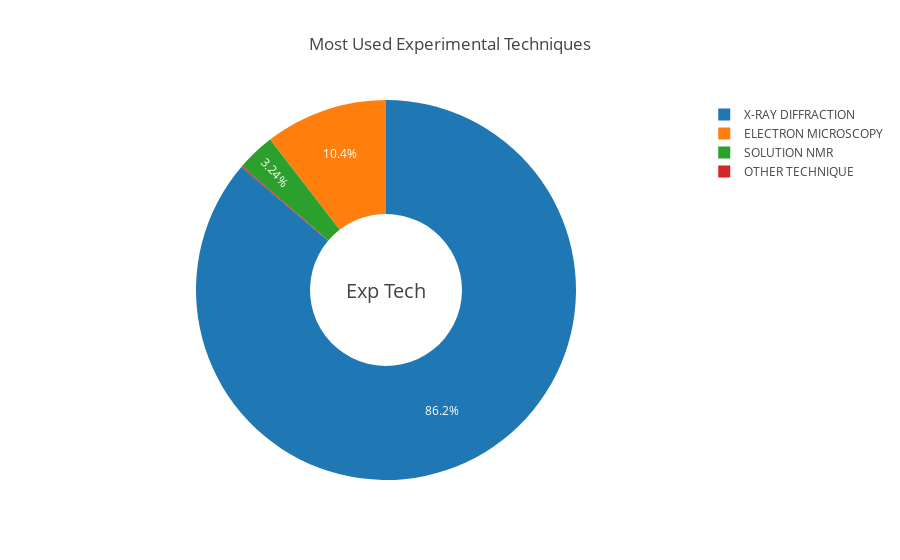

Source (notebook cell):
### Code cell
labels = popular_exp_tech_df['Experimental Technique']
values = popular_exp_tech_df['values']
a = 'Exp Tech'
fig = {
      "data": [
        {
          "values":values,
          "labels":labels,
          "text":a,
          "textposition":"inside",
          #"domain": {"x": [0, .33]},
          "textfont": {'size':12,'color':'white'},  
          "name": a,
          "hoverinfo":"label+percent+name",
          "hole": .4,
          "type": "pie"
        }],
    "layout": {
            "title":"Most Used Experimental Techniques",
            "annotations": [
                {
                    "font": {
                        "size": 20
                    },
                    "showarrow": False,
                    "text": a,
                    "x": 0.50,
                    "y": 0.5
                }]
            }
        }
py.iplot(fig)

### Figure 1 — Plotly figure (JSON) as saved in the notebook; plotly's stock layout.template omitted (floating-point values rounded to 4 significant figures)
{"data": [{"hole": 0.4, "hoverinfo": "label+percent+name", "labels": ["X-RAY DIFFRACTION", "ELECTRON MICROSCOPY", "SOLUTION NMR", "OTHER TECHNIQUE"], "name": "Exp Tech", "text": "Exp Tech", "textfont": {"color": "white", "size": 12}, "textposition": "inside", "type": "pie", "values": [405579, 49118, 15261, 449]}], "layout": {"annotations": [{"font": {"size": 20}, "showarrow": false, "text": "Exp Tech", "x": 0.5, "y": 0.5}], "title": "Most Used Experimental Techniques"}}
